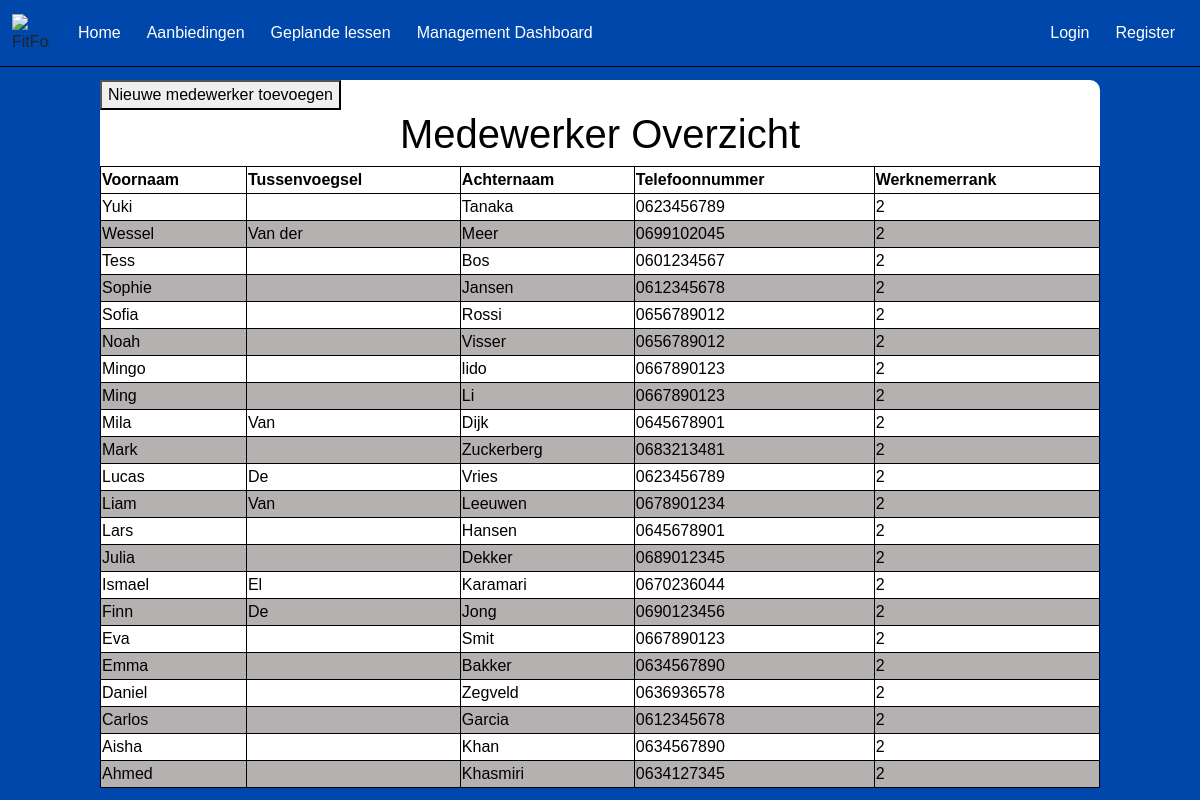
/medewerkeroverzicht/MedewerkerOverzicht.php, run on an earlier commit of the app's database.
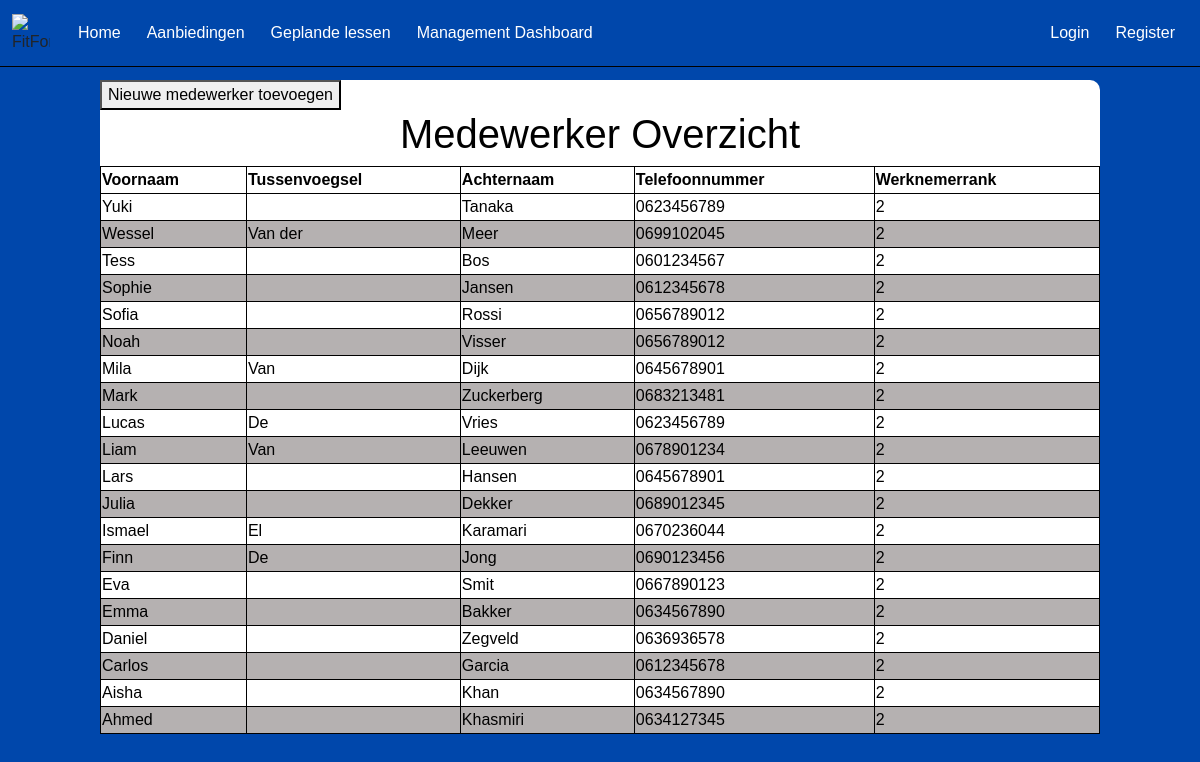
And on a later commit of the database.
### tables this page shows
CREATE TABLE MedewerkerOverzicht
(
    Id               TINYINT(3)          UNSIGNED           NOT NULL   AUTO_INCREMENT
    ,Voornaam        VARCHAR(150)                           NOT NULL
    ,Tussenvoegsel   VARCHAR(50)                            NULL
    ,Achternaam      VARCHAR(150)                           NOT NULL
    ,Telefoonnummer  VARCHAR(180)                           NOT NULL
    ,Werknemerrank   VARCHAR(180)                           NOT NULL
    ,IsActief        BIT                                    NOT NULL    DEFAULT 1
    ,Opmerking       VARCHAR(255)                           NULL        DEFAULT NULL
    ,DatumAangemaakt DATETIME(6)                            NOT NULL    
    ,DatumGewijzigd  DATETIME(6)                            NOT NULL
    ,CONSTRAINT      PK_MedewerkerOverzicht_Id              PRIMARY KEY CLUSTERED(Id)
);

### medewerkeroverzicht/MedewerkerOverzicht.php (the view, shortened to what this page needs)
<?php
        include('config.php');
        $dsn = "mysql:host=$dbHost;dbname=$dbName;charset=UTF8";
        $pdo = new PDO($dsn, $dbUser, $dbPass);
        $sql = "SELECT  MWOZ.Voornaam,
                                        MWOZ.Tussenvoegsel,
                                        MWOZ.Achternaam,
                                        MWOZ.Telefoonnummer,
                                        MWOZ.Werknemerrank
                        FROM medewerkeroverzicht AS MWOZ
                        ORDER BY MWOZ.Voornaam DESC";
        $statement = $pdo->prepare($sql);
        $statement->execute();
        $result = $statement->fetchAll(PDO::FETCH_OBJ);
?>
<!DOCTYPE html>
<html lang="en">
<head>
        <link href="https://cdn.jsdelivr.net/npm/bootstrap@5.3.3/dist/css/bootstrap.min.css" rel="stylesheet">
        <link href="style.css" rel="stylesheet">
</head>
<body>
  <nav class="navbar navbar-expand-lg fixed-top">
    <div class="container-fluid">
        <img class="logo"
          src="https://www.burda-forward.de/files/images/03_Media/Brands/FitForFun/BF_Media_Brands_FitForFun_logo.png"
          alt="FitForFun Logo">
      <div class="collapse navbar-collapse" id="navbarNav">
        <ul class="navbar-nav me-auto">
        <li class="nav-item">
        <a class="nav-link nav-link-Home" href="../Homepagina/index.php">Home</a>
      </li>
      <li class="nav-item">
      <a class="nav-link" href="../AanbiedingenPagina/aanbiedingen.php">Aanbiedingen</a>
      </li>
      <li class="nav-item">
        <a class="nav-link" href="../lessonkalender/lessen.php">Geplande lessen</a>
      </li>
      <li class="nav-item">
        <a class="nav-link" href="../Dashboard/Dashboard.php">Management Dashboard</a>
      </li>
        </ul>
        <ul class="navbar-nav">
          <li class="nav-item">
            <a class="nav-link" href="#">Login</a>
          </li>
          <li class="nav-item">
            <a class="nav-link" href="../PerPeriode/create.php">Register</a>
          </li>
        </ul>
      </div>
    </div>
  </nav>
  <div class="container-table">
    <button onclick="window.location.href='create.php'">Nieuwe medewerker toevoegen</button>
    <h1>Medewerker Overzicht</h1>
    <table>
      <tr>
        <th>Voornaam</th>
        <th>Tussenvoegsel</th>
        <th>Achternaam</th>
        <th>Telefoonnummer</th>
        <th>Werknemerrank</th>
      </tr>
      <?php foreach ($result as $row): ?>
        <tr>
          <td><?php echo htmlspecialchars($row->Voornaam); ?></td>
          <td><?php echo htmlspecialchars($row->Tussenvoegsel ?? ''); ?></td>
          <td><?php echo htmlspecialchars($row->Achternaam); ?></td>
          <td><?php echo htmlspecialchars($row->Telefoonnummer); ?></td>
          <td><?php echo htmlspecialchars($row->Werknemerrank); ?></td>
        </tr>
      <?php endforeach; ?>
    </table>
  </div>
</body>
</html>

What changed in the data, as far as the page shows it:
removed medewerkeroverzicht: Voornaam "Mingo", Achternaam "lido", Telefoonnummer "0667890123", Werknemerrank "2"
removed medewerkeroverzicht: Voornaam "Ming", Achternaam "Li", Telefoonnummer "0667890123", Werknemerrank "2"
